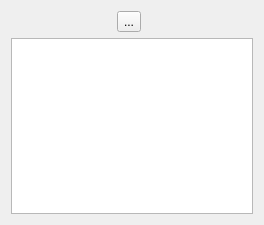
<?xml version="1.0" encoding="UTF-8"?>
<ui version="4.0">
 <class>ClipboardPanel</class>
 <widget class="QWidget" name="clipBoard">
  <property name="geometry">
   <rect>
    <x>0</x>
    <y>0</y>
    <width>264</width>
    <height>225</height>
   </rect>
  </property>
  <layout class="QVBoxLayout" name="verticalLayout">
   <item>
    <layout class="QHBoxLayout" name="horizontalLayout">
     <item>
      <spacer name="horizontalSpacer_1">
       <property name="orientation">
        <enum>Qt::Orientation::Horizontal</enum>
       </property>
       <property name="sizeType">
        <enum>QSizePolicy::Policy::Minimum</enum>
       </property>
      </spacer>
     </item>
     <item>
      <widget class="QToolButton" name="btn_remove">
       <property name="toolTip">
        <string>Delete selected item</string>
       </property>
       <property name="text">
        <string>...</string>
       </property>
      </widget>
     </item>
     <item>
      <spacer name="horizontalSpacer_2">
       <property name="orientation">
        <enum>Qt::Orientation::Horizontal</enum>
       </property>
      </spacer>
     </item>
    </layout>
   </item>
   <item>
    <widget class="QTreeView" name="treeView">
     <property name="toolTip">
      <string>Right click to copy item back to system clipboard.
Items with empty titles are the last five texts copied to system clipboard.
Double click on item title to edit it. 
Items with non empty titles are not deleted automatically.</string>
     </property>
     <property name="autoScrollMargin">
      <number>20</number>
     </property>
     <property name="alternatingRowColors">
      <bool>true</bool>
     </property>
     <property name="verticalScrollMode">
      <enum>QAbstractItemView::ScrollMode::ScrollPerPixel</enum>
     </property>
     <property name="sortingEnabled">
      <bool>false</bool>
     </property>
    </widget>
   </item>
  </layout>
 </widget>
 <resources/>
 <connections/>
</ui>
